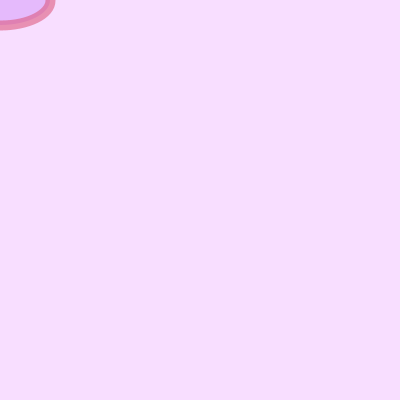
Frame 1 (no input)
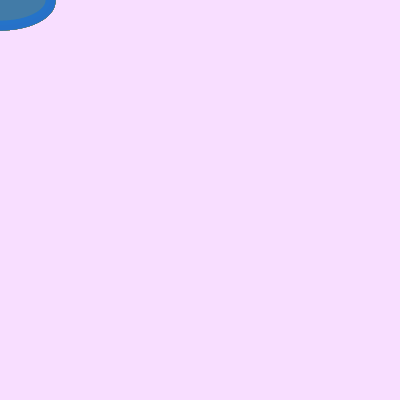
Frame 60 (the mouse pressed at the canvas centre just before this capture)
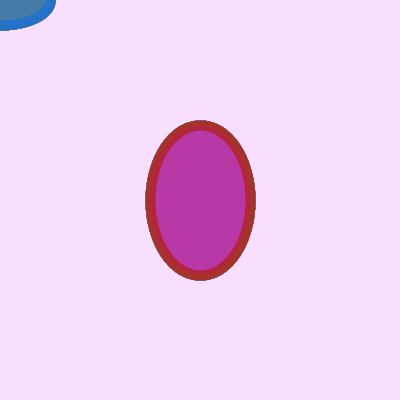
Frame 120 (the mouse held since frame 60 and released just before this capture)

The Processing sketch that drew these frames (run headless with seeded random() and noise(); from frame 60 on, the mouse is pressed at the canvas centre):

// Processing sketch: processing_129371
// ── processing_129371.pde

//copyright Leslie Bloomfield lbloomfi 2014

float x;
float ht, wd;

void setup() {
  size (400, 400);
  background(248, 222, 255);
  ht = 100;
  wd = 50;
}

void draw() {
  strokeWeight(10);
  if(mouseX >= pmouseX && mouseY >= pmouseY) 
  {
    fill(random(255), random(255), random(255), random(255));
    stroke(random(255), random(255), random(255), random(255));
  }
  ellipse(mouseX, mouseY, ht - pmouseX, wd - pmouseY);
}
